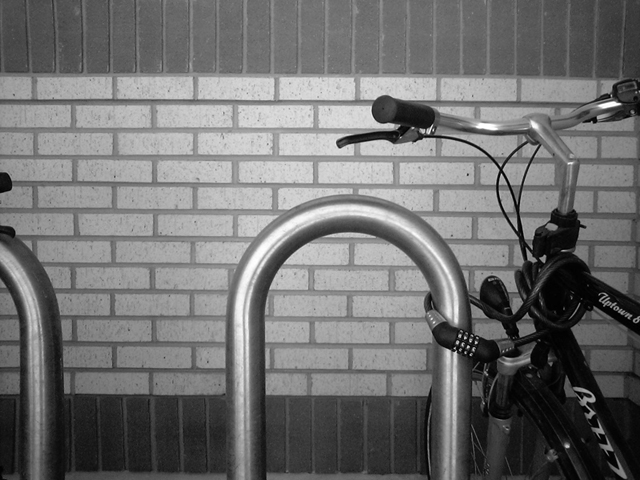
#> input picture dataset/bikesgray.jpg, 640 x 480 px, found by its file name
$ python 62011178_w2_code04.py
#> lines starting #> are read from the running program, lines starting #| are printed output that depends on the picture
import cv2
import numpy as np

img = cv2.imread("dataset/bikesgray.jpg")
#> img is the input picture: shape (480, 640, 3); min 0, max 255, mean 112.2

kerGx = np.array([[1,0,-1],[1,0,-1],[1,0,-1]])

kerGy = np.array([[1,1,1],[0,0,0],[-1,-1,-1]])

resGx = cv2.filter2D(img,0,kerGx)
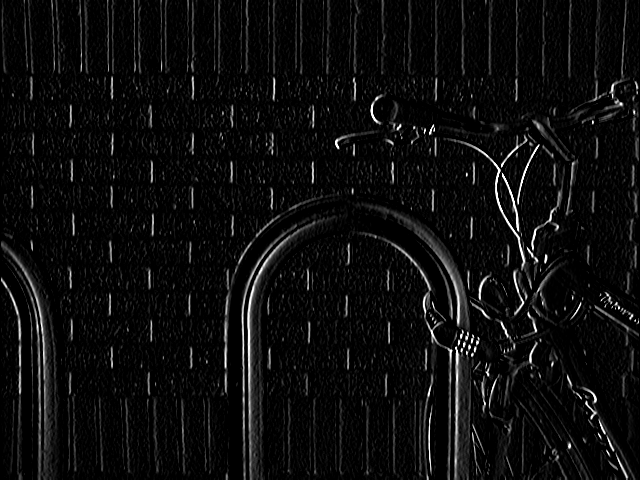
#> resGx: shape (480, 640, 3); min 0, max 255, mean 13.1
resGy = cv2.filter2D(img,0,kerGy)
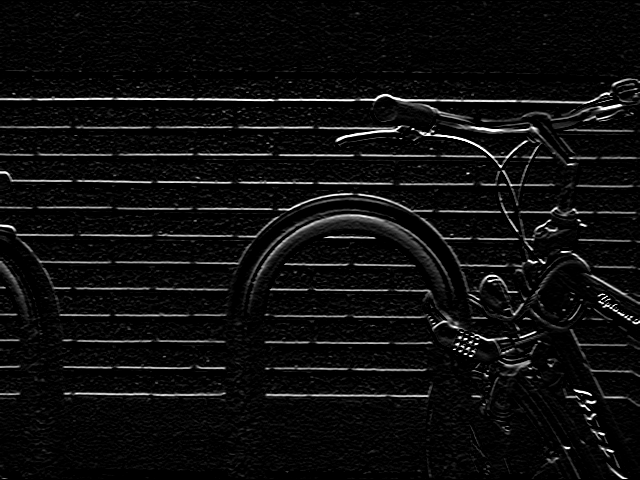
#> resGy: shape (480, 640, 3); min 0, max 255, mean 13.9

prewitt = np.absolute(resGx) + np.absolute(resGy)
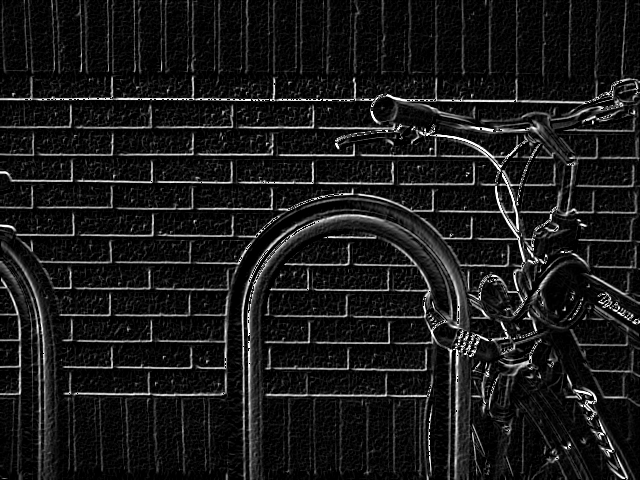
#> prewitt: shape (480, 640, 3); min 0, max 255, mean 25.5

resGx2 = cv2.Sobel(img,0,1,0,ksize=3)
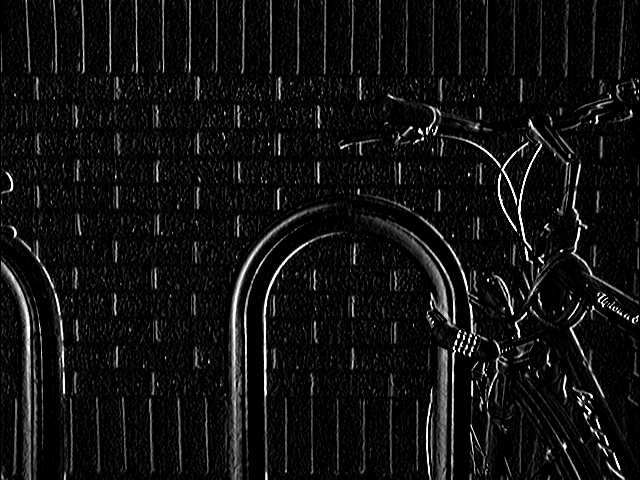
#> resGx2: shape (480, 640, 3); min 0, max 255, mean 16.9
resGy2 = cv2.Sobel(img,0,0,1,ksize=3)
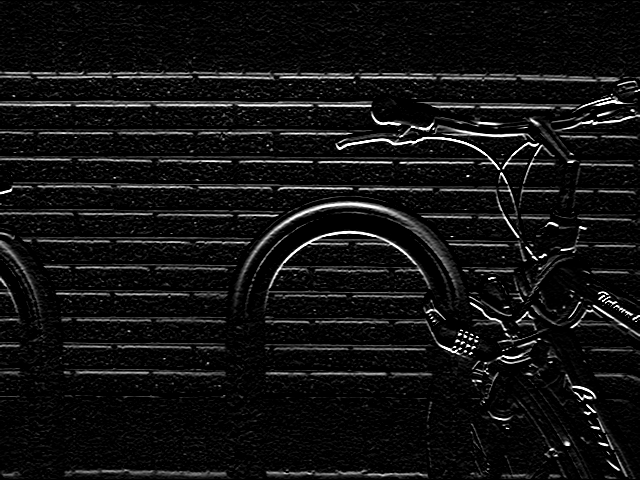
#> resGy2: shape (480, 640, 3); min 0, max 255, mean 17.9
sobel = np.absolute(resGx2) + np.absolute(resGy2)
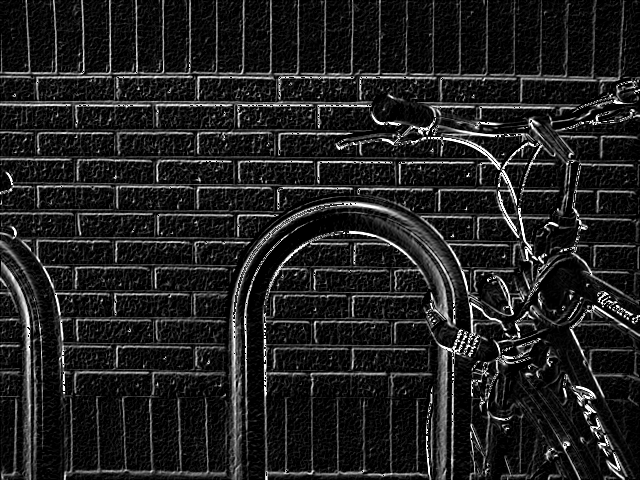
#> sobel: shape (480, 640, 3); min 0, max 255, mean 32.5

canny = cv2.Canny(img,threshold1=180,threshold2=200)
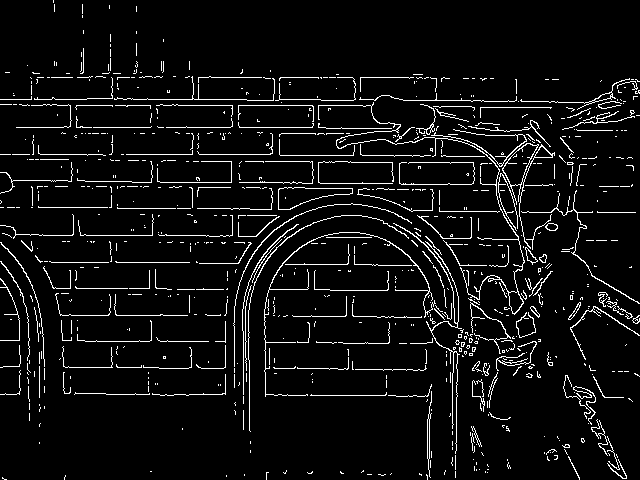
#> canny: shape (480, 640); 5.9% white in thin lines or dots

cv2.imshow("Original",img)
cv2.imshow("Prewitt",prewitt)
cv2.imshow("Sobel",sobel)
cv2.imshow("Canny",canny)
cv2.waitKey(0)
cv2.destroyAllWindows()
